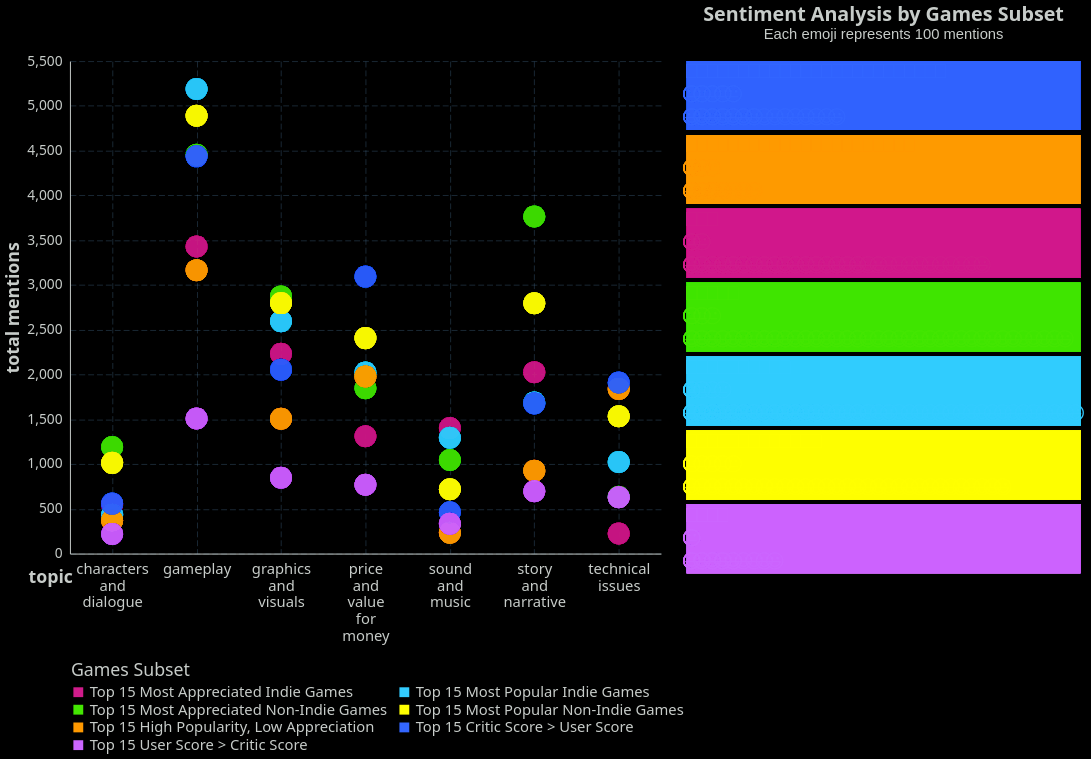

This figure's Vega-Lite source:
### Vega-Lite specification from a JSON file in a GitHub repository (floating-point values rounded to 4 significant figures; data arrays with more than 128 entries replaced by an {"elided": "..."} marker saying what was removed)
{"config": {"view": {"continuousWidth": 400, "continuousHeight": 300, "stroke": null, "strokeWidth": 1}, "background": "black", "mark": {"color": "#6495ED"}, "arc": {"fill": "#6495ED"}, "area": {"fill": "#6495ED", "line": true, "fillOpacity": 0.1}, "line": {"stroke": "#6495ED", "strokeWidth": 2}, "path": {"stroke": "#6495ED"}, "rect": {"fill": "#6495ED"}, "shape": {"stroke": "#6495ED"}, "symbol": {"fill": "#6495ED"}, "title": {"color": "#C7CCC9", "anchor": "start", "dy": -15, "fontSize": 16, "font": "IBM Plex Sans,system-ui,-apple-system,BlinkMacSystemFont,\".sfnstext-regular\",sans-serif", "fontWeight": 600}, "axisBand": {"grid": false}, "axis": {"labelColor": "#C7CCC9", "labelFontSize": 16, "labelFont": "IBM Plex Sans Condensed, system-ui, -apple-system, BlinkMacSystemFont, \".SFNSText-Regular\", sans-serif", "labelFontWeight": 400, "titleColor": "#C7CCC9", "titleFontWeight": 600, "titleFontSize": 16, "grid": true, "gridColor": "#4A7295", "labelAngle": 0, "domainColor": "#C7CCC9", "tickColor": null, "labelPadding": 2, "tickSize": 6, "tickWidth": 0.5, "gridOpacity": 1, "gridZ": 1}, "axisX": {"gridDash": [6, 3], "gridWidth": 0.35, "gridColor": "#4A7295", "labelAngle": 0}, "axisY": {"gridDash": [6, 3], "gridWidth": 0.35, "gridColor": "#4A7295"}, "layer": {"grid": 1, "mark": 0}, "legend": {"labelFontSize": 11, "padding": 1, "symbolType": "square", "labelColor": "#C7CCC9", "titleColor": "#C7CCC9"}, "style": {"guide-label": {"font": "IBM Plex Sans,system-ui,-apple-system,BlinkMacSystemFont,\".sfnstext-regular\",sans-serif", "fill": "#C7CCC9", "fontWeight": 400}, "guide-title": {"font": "IBM Plex Sans,system-ui,-apple-system,BlinkMacSystemFont,\".sfnstext-regular\",sans-serif", "fill": "#C7CCC9", "fontWeight": 400}}, "range": {"category": ["#33a8c7ff", "#52e3e1ff", "#a0e426ff", "#fdf148ff", "#ffab00ff", "#f77976ff", "#f050aeff", "#d883ffff", "#9336fdff"]}, "facet": {"spacing": 5}}, "hconcat": [{"data": {"name": "data-59ccfee429c6d21e1140ffc31e02d086"}, "mark": {"type": "circle", "fillOpacity": 0.1, "size": 500}, "encoding": {"color": {"field": "games_subset_label", "legend": {"labelColor": "#C7CCC9", "labelFontSize": 15, "labelLimit": 0, "titleColor": "#C7CCC9", "titleFontSize": 18, "orient": "bottom", "columns": 2, "direction": "horizontal"}, "scale": {"domain": ["Top 15 Most Appreciated Indie Games", "Top 15 Most Popular Indie Games", "Top 15 Most Appreciated Non-Indie Games", "Top 15 Most Popular Non-Indie Games", "Top 15 High Popularity, Low Appreciation", "Top 15 Critic Score > User Score", "Top 15 User Score > Critic Score"], "range": ["#d01c8b", "#33CCFF", "#44E602", "#FFFF00", "#FF9900", "#3366FF", "#CC66FF"]}, "title": "Games Subset", "type": "nominal"}, "tooltip": {"field": "games_subset_label", "type": "nominal"}, "x": {"axis": {"labelFontSize": 15, "labelAngle": 0, "labelAlign": "center", "labelExpr": "split(datum.label, ' ')", "titleFontSize": 18, "titleX": -20, "titleY": 15}, "field": "topic", "type": "nominal"}, "y": {"axis": {"labelFontSize": 14, "titleFontSize": 18}, "field": "topic_total", "title": "total mentions", "type": "quantitative"}}, "height": 500, "name": "view_17", "transform": [{"filter": {"param": "param_20"}}, {"joinaggregate": [{"op": "sum", "field": "counts", "as": "topic_total"}], "groupby": ["games_subset_label", "topic"]}], "width": 600}, {"data": {"name": "data-b89ede0bceb9342eb5b438c2a2f93521"}, "facet": {"row": {"field": "games_subset_label", "header": null, "type": "nominal"}}, "spec": {"layer": [{"mark": {"type": "rect", "opacity": 0.2}, "encoding": {"color": {"field": "row_colour", "legend": null, "scale": null, "type": "nominal"}}, "name": "view_18", "transform": [{"filter": {"param": "param_20"}}]}, {"mark": {"type": "text", "baseline": "middle", "dx": 0, "dy": 0, "size": 20}, "encoding": {"color": {"field": "row_colour", "legend": null, "scale": null, "type": "nominal"}, "text": {"field": "emoji", "type": "nominal"}, "x": {"axis": null, "field": "x", "type": "ordinal"}, "y": {"axis": null, "field": "sentiment", "type": "ordinal"}}, "transform": [{"filter": {"param": "param_20"}}, {"calculate": "{'positive': '😃', 'negative': '😤', 'neutral': '😐'}[datum.sentiment]", "as": "emoji"}, {"window": [{"op": "rank", "field": "", "as": "x"}], "groupby": ["games_subset_label", "sentiment", "topic"]}]}], "height": 70, "width": 400}, "columns": 1, "resolve": {"scale": {"y": "independent"}}, "title": {"text": "Sentiment Analysis by Games Subset", "anchor": "middle", "color": "#C7CCC9", "fontSize": 20, "subtitle": "Each emoji represents 100 mentions", "subtitleColor": "#C7CCC9", "subtitleFontSize": 15}, "transform": [{"filter": {"param": "param_21"}}]}], "params": [{"name": "param_21", "select": {"type": "point", "encodings": ["x"]}, "views": ["view_17"]}, {"name": "param_20", "select": {"type": "point", "fields": ["reviewer_type"]}, "bind": {"input": "select", "options": ["user", "critic"], "name": "reviewer type: "}, "value": [{"reviewer_type": "user"}], "views": ["view_17", "view_18"]}], "transform": [{"filter": {"param": "param_20"}}, {"filter": {"param": "param_20"}}], "$schema": "https://vega.github.io/schema/vega-lite/v5.20.1.json", "datasets": {"data-59ccfee429c6d21e1140ffc31e02d086": {"elided": "4389 records"}, "data-b89ede0bceb9342eb5b438c2a2f93521": {"elided": "1116 records"}}}
